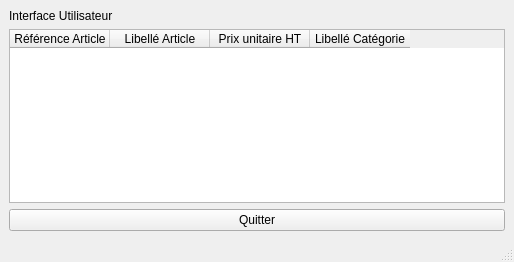
<?xml version="1.0" encoding="UTF-8"?>
<ui version="4.0">
 <class>TestBD</class>
 <widget class="QMainWindow" name="TestBD">
  <property name="geometry">
   <rect>
    <x>0</x>
    <y>0</y>
    <width>514</width>
    <height>262</height>
   </rect>
  </property>
  <property name="windowTitle">
   <string>TestBD</string>
  </property>
  <widget class="QWidget" name="centralwidget">
   <layout class="QVBoxLayout" name="verticalLayout">
    <item>
     <widget class="QLabel" name="lTitre">
      <property name="text">
       <string>Interface Utilisateur </string>
      </property>
     </widget>
    </item>
    <item>
     <layout class="QVBoxLayout" name="verticalLayout_2">
      <item>
       <widget class="QTableWidget" name="tableWidget">
        <column>
         <property name="text">
          <string>Référence Article</string>
         </property>
        </column>
        <column>
         <property name="text">
          <string>Libellé Article</string>
         </property>
        </column>
        <column>
         <property name="text">
          <string>Prix unitaire HT</string>
         </property>
        </column>
        <column>
         <property name="text">
          <string>Libellé Catégorie</string>
         </property>
        </column>
       </widget>
      </item>
     </layout>
    </item>
    <item>
     <widget class="QPushButton" name="bQuitter">
      <property name="text">
       <string>Quitter</string>
      </property>
     </widget>
    </item>
   </layout>
  </widget>
  <widget class="QMenuBar" name="menubar">
   <property name="geometry">
    <rect>
     <x>0</x>
     <y>0</y>
     <width>514</width>
     <height>22</height>
    </rect>
   </property>
  </widget>
  <widget class="QStatusBar" name="statusbar"/>
 </widget>
 <resources/>
 <connections>
  <connection>
   <sender>bQuitter</sender>
   <signal>clicked()</signal>
   <receiver>TestBD</receiver>
   <slot>close()</slot>
   <hints>
    <hint type="sourcelabel">
     <x>256</x>
     <y>219</y>
    </hint>
    <hint type="destinationlabel">
     <x>256</x>
     <y>130</y>
    </hint>
   </hints>
  </connection>
 </connections>
</ui>
